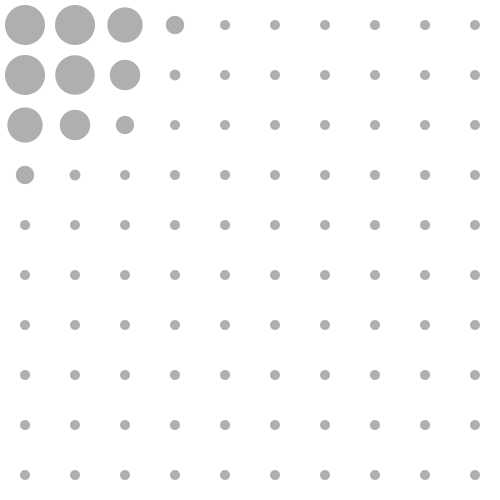
Frame 1 (no input)
Frame 60 (the mouse pressed at the canvas centre just before this capture): identical to frame 1, image omitted
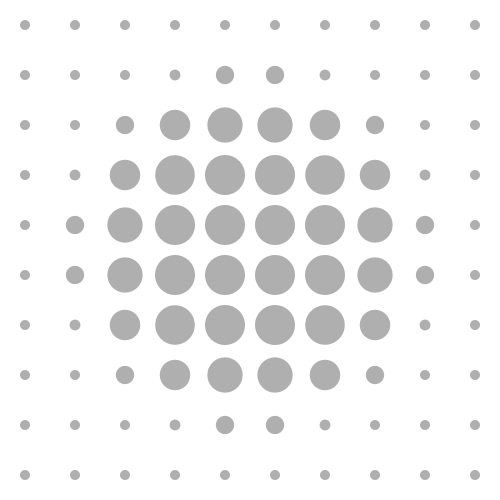
Frame 120 (the mouse held since frame 60 and released just before this capture)

The Processing sketch that drew these frames (run headless with seeded random() and noise(); from frame 60 on, the mouse is pressed at the canvas centre):

// Processing sketch: HW8
// ── HW8.pde

final int row = 10;
final int col = 10;
final int dist = 50;
PVector mousePosition = new PVector();
Circle[][] circles = new Circle[row][col];

void setup()
{
    noStroke();
    size(500, 500);

    for (int i=0; i<row; i++) {
        for (int j=0; j<col; j++) {
            circles[i][j] = new Circle(dist*i + dist/2, dist*j + dist/2);
        }
    }
}

void draw()
{
    background(255);
    mousePosition.x = mouseX;
    mousePosition.y = mouseY;

    for (int i=0; i<row; i++) {
        for (int j=0; j<col; j++) {
            circles[i][j].update();
            circles[i][j].draw();
        }
    }
}
// ── Circle.pde
class Circle {
    private float radius = 0f;
    private PVector position;

    public Circle(int x, int y) {
        position = new PVector(x, y);
    }

    public void update() {
        float mouseDis = position.dist(mousePosition);
        radius = dist/2 - exp(mouseDis/64);
        radius = constrain(radius, 5, dist/2-5);
    }

    public void draw() {
        fill(175);
        ellipse(position.x, position.y, radius*2, radius*2);
    }
}
